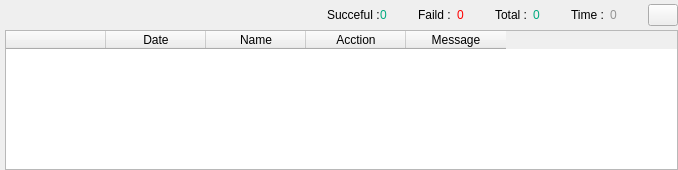
<?xml version="1.0" encoding="UTF-8"?>
<ui version="4.0">
 <class>Form</class>
 <widget class="QWidget" name="Form">
  <property name="geometry">
   <rect>
    <x>0</x>
    <y>0</y>
    <width>678</width>
    <height>170</height>
   </rect>
  </property>
  <property name="minimumSize">
   <size>
    <width>0</width>
    <height>0</height>
   </size>
  </property>
  <property name="windowTitle">
   <string>Form</string>
  </property>
  <layout class="QGridLayout" name="gridLayout">
   <property name="leftMargin">
    <number>0</number>
   </property>
   <property name="topMargin">
    <number>0</number>
   </property>
   <property name="rightMargin">
    <number>0</number>
   </property>
   <property name="bottomMargin">
    <number>0</number>
   </property>
   <property name="spacing">
    <number>0</number>
   </property>
   <item row="0" column="0">
    <widget class="QWidget" name="widget_1" native="true">
     <property name="minimumSize">
      <size>
       <width>0</width>
       <height>0</height>
      </size>
     </property>
     <layout class="QGridLayout" name="gridLayout_4">
      <property name="leftMargin">
       <number>5</number>
      </property>
      <property name="topMargin">
       <number>0</number>
      </property>
      <property name="rightMargin">
       <number>0</number>
      </property>
      <property name="bottomMargin">
       <number>0</number>
      </property>
      <property name="spacing">
       <number>0</number>
      </property>
      <item row="2" column="0">
       <widget class="QTableWidget" name="table">
        <column>
         <property name="text">
          <string/>
         </property>
        </column>
        <column>
         <property name="text">
          <string>Date</string>
         </property>
        </column>
        <column>
         <property name="text">
          <string>Name</string>
         </property>
        </column>
        <column>
         <property name="text">
          <string>Acction</string>
         </property>
        </column>
        <column>
         <property name="text">
          <string>Message</string>
         </property>
        </column>
       </widget>
      </item>
      <item row="0" column="0" alignment="Qt::AlignBottom">
       <widget class="QWidget" name="widget_2" native="true">
        <property name="minimumSize">
         <size>
          <width>0</width>
          <height>30</height>
         </size>
        </property>
        <layout class="QHBoxLayout" name="horizontalLayout">
         <property name="spacing">
          <number>0</number>
         </property>
         <property name="leftMargin">
          <number>0</number>
         </property>
         <property name="topMargin">
          <number>0</number>
         </property>
         <property name="rightMargin">
          <number>0</number>
         </property>
         <property name="bottomMargin">
          <number>0</number>
         </property>
         <item>
          <widget class="QLabel" name="label">
           <property name="minimumSize">
            <size>
             <width>0</width>
             <height>20</height>
            </size>
           </property>
           <property name="text">
            <string/>
           </property>
          </widget>
         </item>
         <item>
          <widget class="QWidget" name="widget_Info" native="true">
           <layout class="QHBoxLayout" name="horizontalLayout_31">
            <property name="spacing">
             <number>0</number>
            </property>
            <property name="leftMargin">
             <number>0</number>
            </property>
            <property name="topMargin">
             <number>0</number>
            </property>
            <property name="rightMargin">
             <number>0</number>
            </property>
            <property name="bottomMargin">
             <number>0</number>
            </property>
            <item>
             <widget class="QLabel" name="successful1">
              <property name="text">
               <string>Succeful :</string>
              </property>
             </widget>
            </item>
            <item>
             <widget class="QLabel" name="successful">
              <property name="styleSheet">
               <string notr="true"> QLabel {
	color: rgb(0, 170, 127);
	}</string>
              </property>
              <property name="text">
               <string>0</string>
              </property>
             </widget>
            </item>
            <item>
             <widget class="QLabel" name="label_28">
              <property name="text">
               <string>Faild :</string>
              </property>
             </widget>
            </item>
            <item>
             <widget class="QLabel" name="faild">
              <property name="styleSheet">
               <string notr="true"> QLabel {
color: rgb(255, 0, 0);
	}</string>
              </property>
              <property name="text">
               <string>0</string>
              </property>
             </widget>
            </item>
            <item>
             <widget class="QLabel" name="label_29">
              <property name="text">
               <string>Total :</string>
              </property>
             </widget>
            </item>
            <item>
             <widget class="QLabel" name="total">
              <property name="styleSheet">
               <string notr="true"> QLabel {
color: rgb(0, 170, 127);
	}
</string>
              </property>
              <property name="text">
               <string>0</string>
              </property>
             </widget>
            </item>
            <item>
             <widget class="QLabel" name="label_34">
              <property name="text">
               <string>Time :</string>
              </property>
             </widget>
            </item>
            <item>
             <widget class="QLabel" name="time">
              <property name="styleSheet">
               <string notr="true">color: rgb(148, 148, 148);</string>
              </property>
              <property name="text">
               <string>0</string>
              </property>
             </widget>
            </item>
           </layout>
          </widget>
         </item>
         <item>
          <widget class="QPushButton" name="pushButton_4">
           <property name="minimumSize">
            <size>
             <width>0</width>
             <height>0</height>
            </size>
           </property>
           <property name="maximumSize">
            <size>
             <width>30</width>
             <height>16777215</height>
            </size>
           </property>
           <property name="text">
            <string/>
           </property>
           <property name="icon">
            <iconset>
             <normaloff>:/icon/icon/arrow-4.ico</normaloff>
             <normalon>:/icon/icon/arrow-3.ico</normalon>:/icon/icon/arrow-4.ico</iconset>
           </property>
           <property name="iconSize">
            <size>
             <width>14</width>
             <height>14</height>
            </size>
           </property>
           <property name="checkable">
            <bool>true</bool>
           </property>
           <property name="checked">
            <bool>false</bool>
           </property>
          </widget>
         </item>
        </layout>
       </widget>
      </item>
     </layout>
    </widget>
   </item>
  </layout>
 </widget>
 <resources>
  <include location="../static/resource.qrc"/>
 </resources>
 <connections>
  <connection>
   <sender>pushButton_4</sender>
   <signal>toggled(bool)</signal>
   <receiver>table</receiver>
   <slot>setVisible(bool)</slot>
   <hints>
    <hint type="sourcelabel">
     <x>382</x>
     <y>19</y>
    </hint>
    <hint type="destinationlabel">
     <x>332</x>
     <y>78</y>
    </hint>
   </hints>
  </connection>
 </connections>
</ui>
